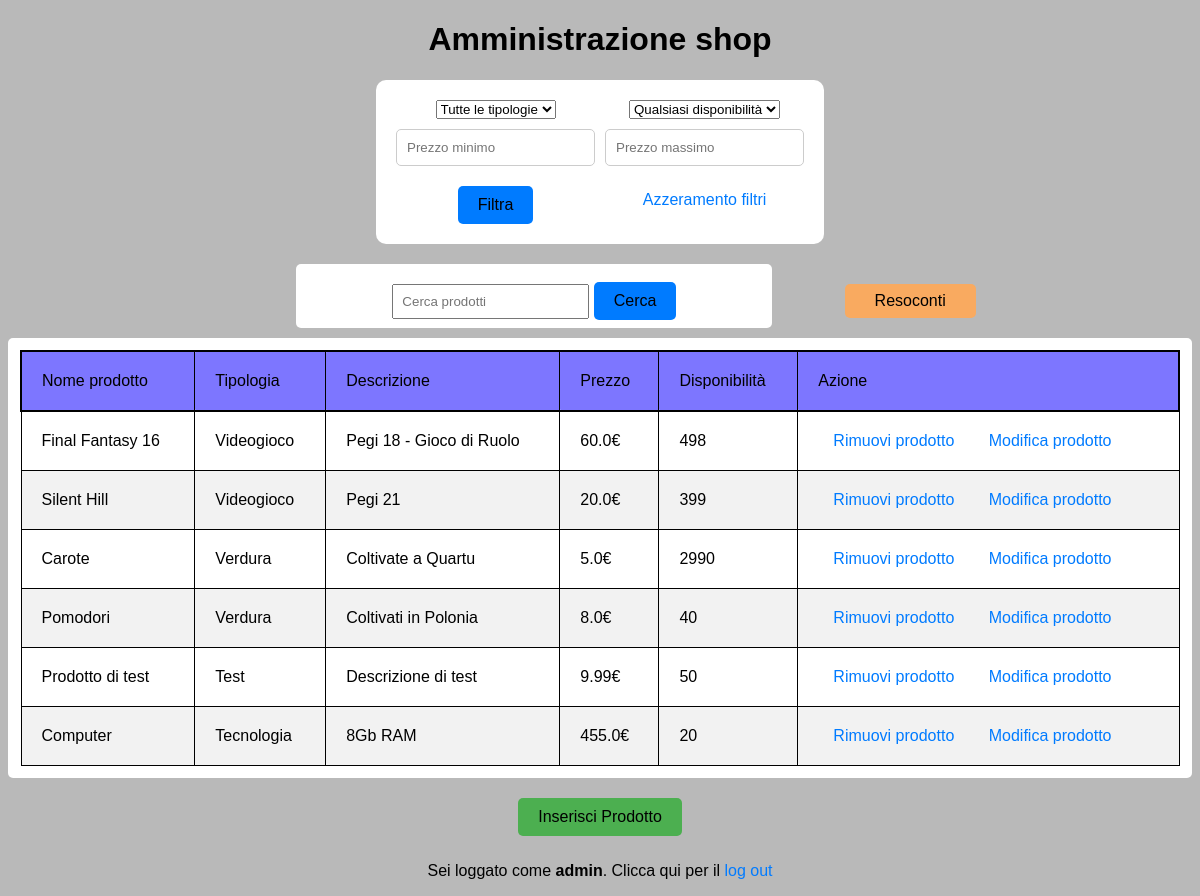
Page /vetrina_amministratore/ (signed in) on the earlier database version.
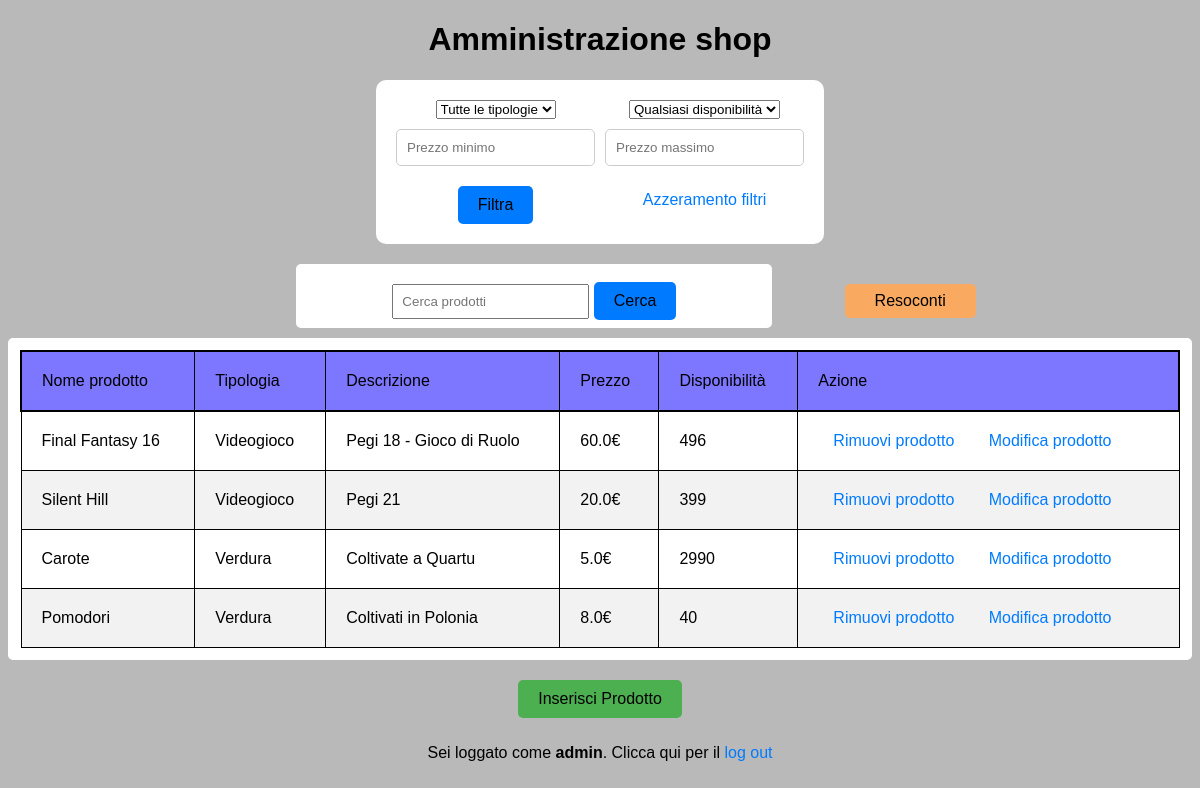
Same page on the later database version.
### utente/models.py (models this page shows, shortened)
class Prodotto(models.Model):
    pezzi_venduti = models.PositiveIntegerField(default=0)
    disponibilita = models.PositiveIntegerField(default=100)
    nome = models.CharField(max_length=30, unique=True)
    codice_seriale = models.IntegerField(unique=True, default=0, primary_key=True)
    tipologia = models.CharField(max_length=30)
    descrizione = models.TextField(default="")
    prezzo = models.FloatField(default=0.0, validators=[MinValueValidator(0)])
    vetrina = models.ForeignKey(Vetrina, on_delete=models.PROTECT, null=True, default="Vetrina")
    resoconto_vendite = models.ForeignKey(ResocontoVendite, on_delete=models.PROTECT, null=True, default="Resoconto")
    class Meta:
        verbose_name_plural = "Prodotti"

### vetrine/views.py (the view)
# urls.py: path('vetrina_amministratore/', vetrine.views.vetrina_amministratore_view, name='vetrina_amministratore'),
@login_required
@user_passes_test(lambda u: u.is_superuser)
def vetrina_amministratore_view(request):
    context = carica_vetrina(request, get_object_or_404(VetrinaAmministratore).vetrina)
    return render(request, "vetrine/vetrinaAmministratore.html", context=context)

### vetrine/models.py (called while the page is built)
    @staticmethod
    def ricerca_prodotto(request, elenco_prodotti):
        search_query = request.GET.get('search_query')
        if search_query:
            elenco_prodotti = elenco_prodotti.filter(
                Q(nome__icontains=search_query) | Q(descrizione__icontains=search_query))
        return elenco_prodotti

    @staticmethod
    def azzera_filtri(request, elenco_prodotti):
        reset_filters = request.GET.get('reset_filters')
        if reset_filters:
            elenco_prodotti = get_object_or_404(Vetrina).prodotto_set.all()
        return elenco_prodotti

### templates/vetrine/vetrinaAmministratore.html (shortened to what this page needs)
{% extends 'base.html' %}
{% load static %}
{% block head %}
    <head>
        <link rel="stylesheet" type="text/css" href="{% static '/css/vetrinaAdmin.css' %}">
    </head>
{% endblock head %}
    {% block content %}
    <h1>Amministrazione shop</h1>
    <div class="centerFiltri">
        <form class="filtri" method="GET">
            <select name="tipologia">
                <option value="" selected>Tutte le tipologie</option>
            </select>
            <select name="disponibilita">
                <option value="" selected>Qualsiasi disponibilità</option>
            </select>
            <input type="number" name="prezzo_min" placeholder="Prezzo minimo" value="{{ request.GET.prezzo_min }}">
            <input type="number" name="prezzo_max" placeholder="Prezzo massimo" value="{{ request.GET.prezzo_max }}">
            <button type="submit">Filtra</button>
            <a href="?reset_filters=true">Azzeramento filtri</a>
        </form>
    </div>
    <div class="centerSearch">
        <form class="formSearch" method="GET">
            <input type="text" name="search_query" placeholder="Cerca prodotti" value="{{ request.GET.search_query }}">
            <button type="submit">Cerca</button>
        </form>
        <div>
            <button id="resoconto" class="fakeButton fake1" onclick="window.location.href='{% url 'resoconto_vendite' %}'">Resoconti</button>
        </div>
    </div>
    <div class="centerTable">
        <table>
              <thead>
                 <tr>
                     <td>Nome prodotto</td>
                     <td>Tipologia</td>
                     <td>Descrizione</td>
                     <td>Prezzo</td>
                     <td>Disponibilità</td>
                     <td>Azione</td>
                 </tr>
              </thead>
              <tbody>
                {% for item in elenco_prodotti %}
                    <tr class="admin_product" id="{{ item.nome }}">
                        <td class="admin_product_nome">{{ item.nome }}</td>
                        <td class="admin_product_tipologia">{{ item.tipologia }}</td>
                        <td class="admin_product_descrizione">{{ item.descrizione }}</td>
                        <td class="admin_product_prezzo">{{ item.prezzo }}€</td>
                        <td class="admin_product_disponibilita">{{ item.disponibilita }}</td>
                        <td>
                            <div>
                                <a href="{% url 'rimuovi_prodotto' item.codice_seriale %}">Rimuovi prodotto</a>
                                <a href="{% url 'modifica_prodotto' item.codice_seriale %}">Modifica prodotto</a>
                            </div>
                        </td>
                    </tr>
                {% endfor %}
              </tbody>
          </table>
    </div>
    <form class="formAggiungi" action="{% url 'nuovo_prodotto' %}" method="post">
        <button id="insert_button" type="submit">Inserisci Prodotto</button>
    </form>
    {% endblock content %}

Differences in the rows shown:
removed Prodotto: nome "Prodotto di test", tipologia "Test", descrizione "Descrizione di test", prezzo "9.99", disponibilita "50"
removed Prodotto: nome "Computer", tipologia "Tecnologia", descrizione "8Gb RAM", prezzo "455.0", disponibilita "20"
changed Prodotto "Final Fantasy 16": disponibilita "498" → "496"
